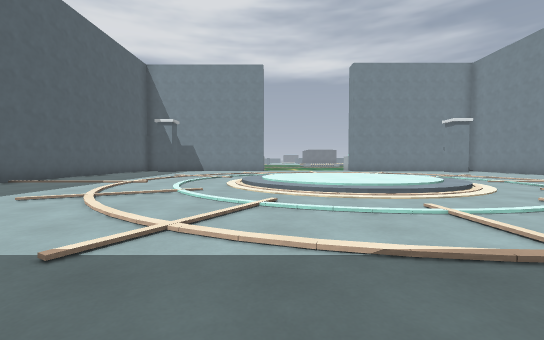
View 1 (above)

20 first-person views from a walk through a Godot game level. The camera is 1.2 m above the floor, tilts 2° down and sees 90° across. The floor is counted in squares, 2 m on a side. Each view is taken from the middle of a square. On the plan, view 1 faces up. The plan holds only what a view shows up to about 9 squares ahead; the rest is blank. The place goes on beyond the plan. Characters and animated objects are not drawn.

View 2
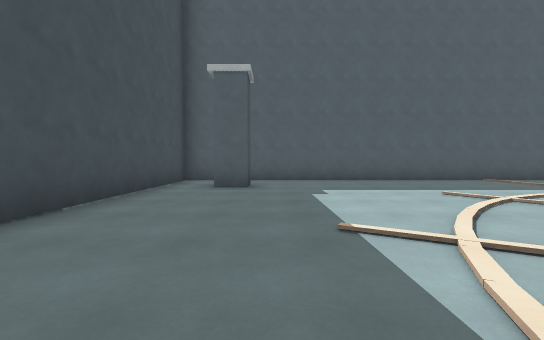

View 3
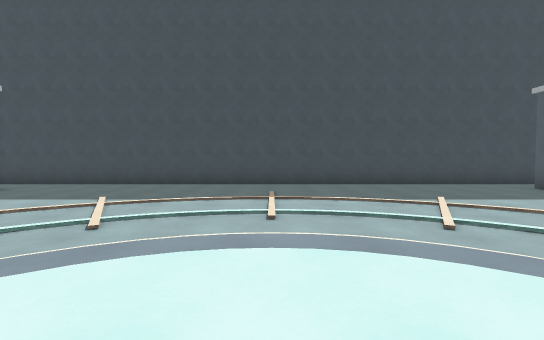

View 4
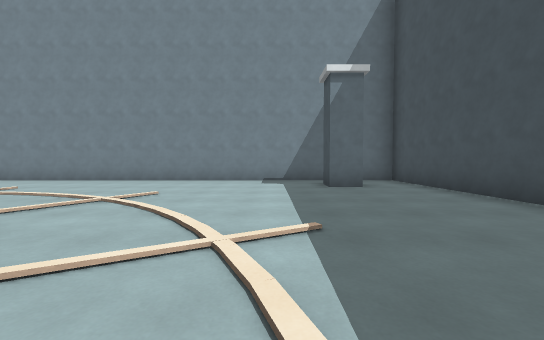

View 5
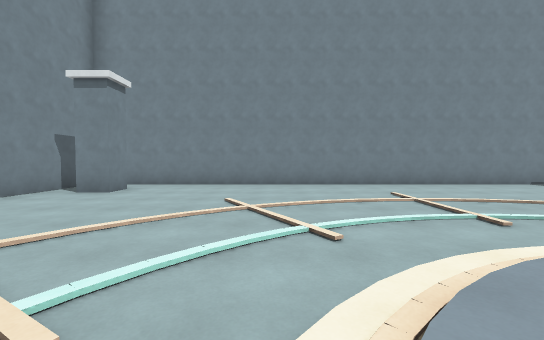

View 6
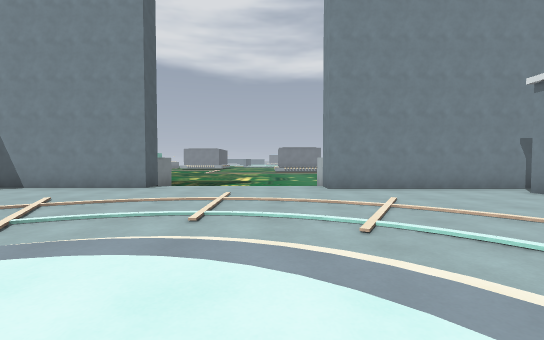

View 7
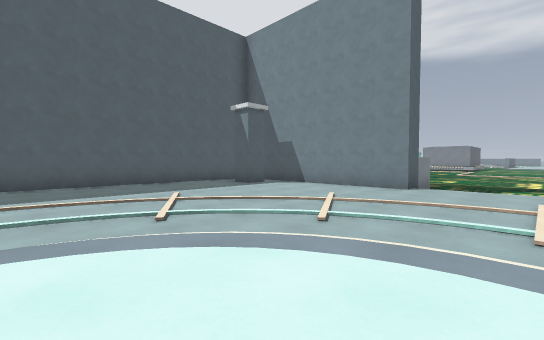

View 8
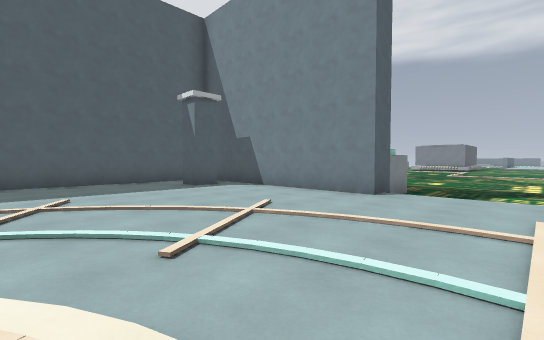

View 9
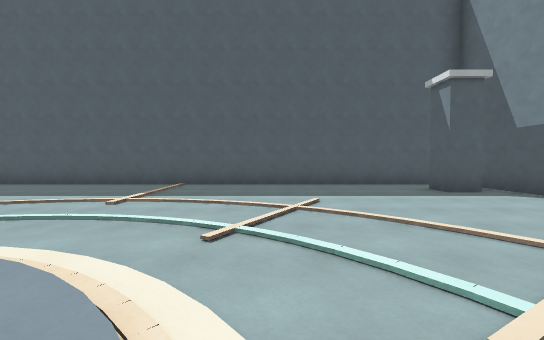

View 10
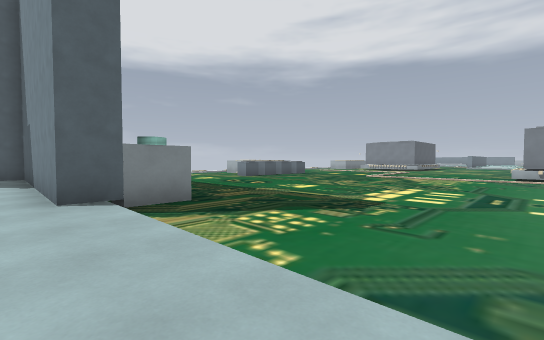

View 11
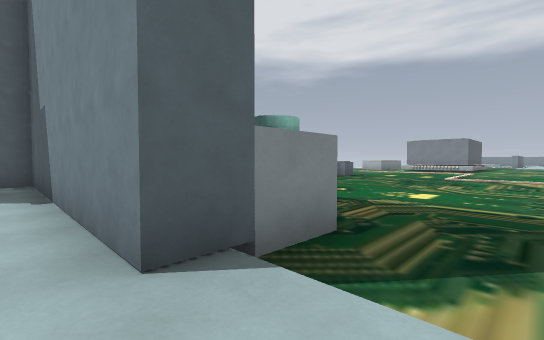

View 12
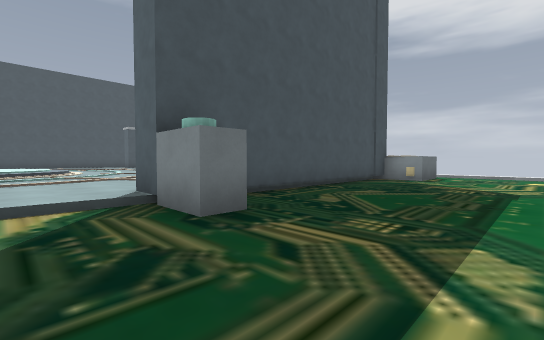

View 13
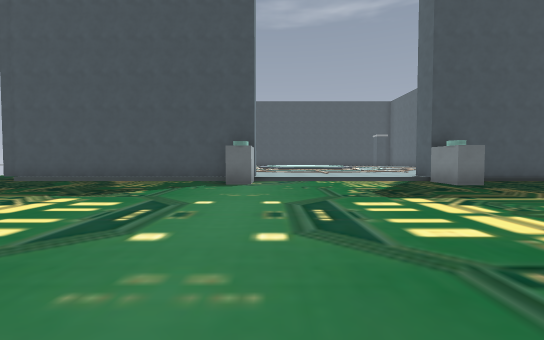

View 14
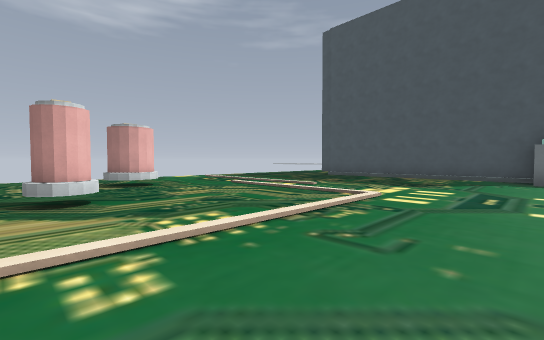

View 15
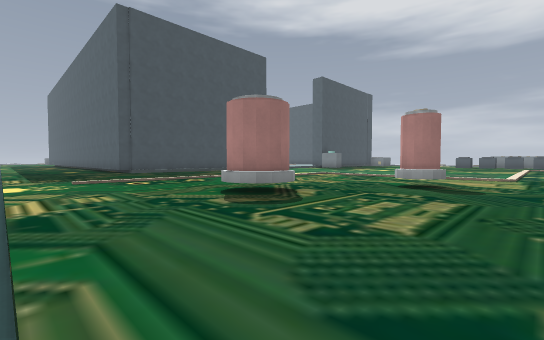

View 16
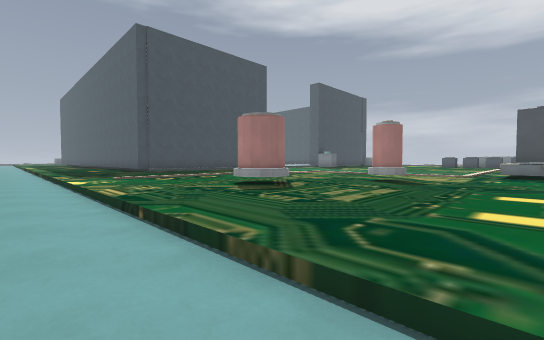

View 17
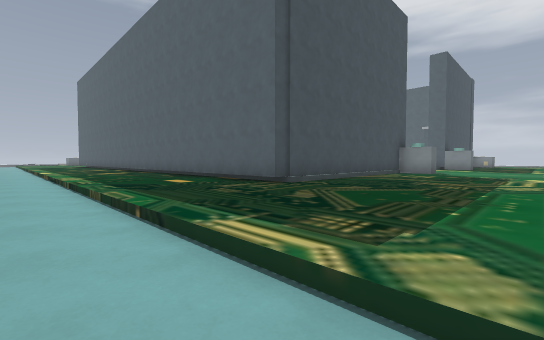

View 18
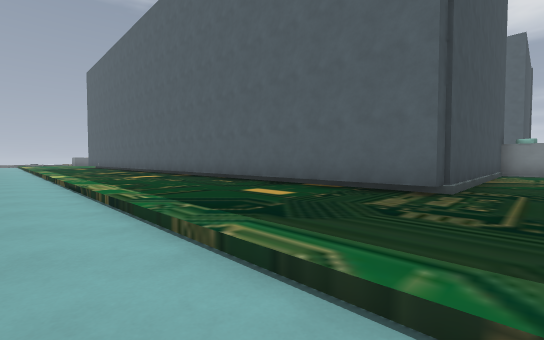

View 19
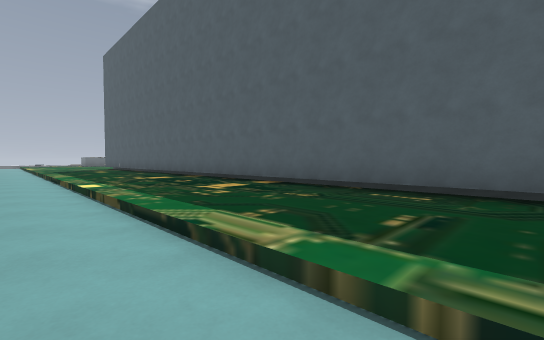

View 20
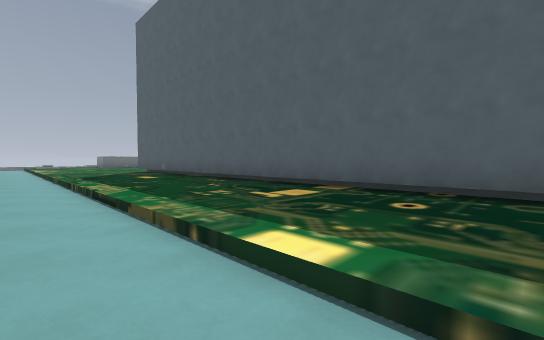

### Floor plan
Key: @ floor where view 1 was taken; # wall or solid block; . main floor; : floor 0.25 m higher than the main floor; - floor 0.25 m lower than the main floor; _ floor 0.5 m lower than the main floor; / step, stairs or slope; ^ raised ledge.
Columns run from 9 left of view 1 to 16 right of it. Each row starts with its distance up from view 1.
 28              ^ ^--------/_
 27             ------------/_
 26         --------/-------/_
 25        ---------/--#----/_
 24       ----------/----#--/_
 23       ----------/-------/_
 22       ----------/-------/_
 21       ------------------/_
 20 ------------------------/_
 19 ------------------------/_
 18 ------------------------/_
 17 ^^------#-----#---------/_
 16  ########/////########--/_
 15   #.................##--/_
 14   #.#...............##--/_
 13   #.................##--/_
 12   #.................##--/_
 11   #.................##--/_
 10   #.......///.......##--/_
  9   #....../:::/......##--/_
  8   #...../:::::/.....##--/_
  7   #...../:::::/.....##--/_
  6   #....../::::......##--/_
  5   #......//://......##--/_
  4   #.................##--/_
  3   #.................##--/_
  2   #.................##--/_
  1   #.................##--/_
  0   #.#....@..........##--/_
 -1   #.................##--/_
 -2   ################### --/_
 -3                        -/_

Where each view was taken, in squares from view 1:
view 1: 0 up, 0 right, facing up
view 2: 1 up, 1 right, facing left
view 3: 7 up, 2 right, facing down
view 4: 2 up, 3 right, facing right
view 5: 10 up, 3 right, facing right
view 6: 8 up, 3 right, facing up
view 7: 8 up, 2 right, facing up-left
view 8: 10 up, 2 right, facing up-left
view 9: 10 up, 1 right, facing left
view 10: 15 up, 4 right, facing up-left
view 11: 15 up, 1 right, facing up-left
view 12: 20 up, 1 right, facing down-left
view 13: 24 up, 4 right, facing down
view 14: 26 up, 5 right, facing down-right
view 15: 27 up, 15 right, facing down-left
view 16: 28 up, 16 right, facing down-left
view 17: 20 up, 16 right, facing down-left
view 18: 17 up, 16 right, facing down-left
view 19: 13 up, 16 right, facing down-left
view 20: 8 up, 16 right, facing down-left
